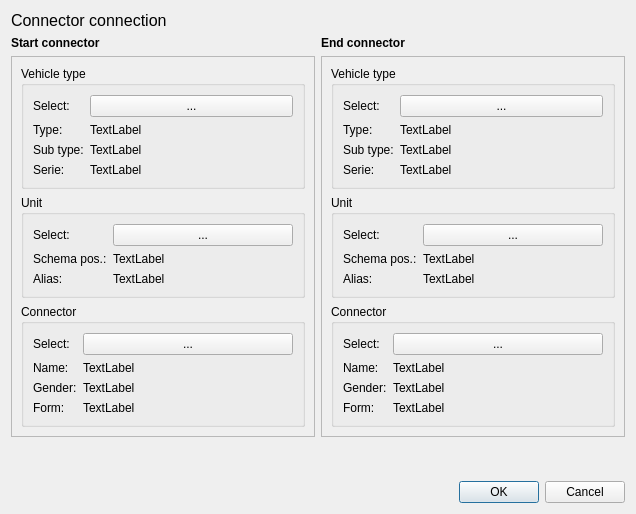
<?xml version="1.0" encoding="UTF-8"?>
<ui version="4.0">
 <class>mdtClConnectorConnectionDialog</class>
 <widget class="QDialog" name="mdtClConnectorConnectionDialog">
  <property name="geometry">
   <rect>
    <x>0</x>
    <y>0</y>
    <width>636</width>
    <height>514</height>
   </rect>
  </property>
  <property name="windowTitle">
   <string>Dialog</string>
  </property>
  <layout class="QVBoxLayout" name="verticalLayout_5">
   <item>
    <widget class="QLabel" name="lbTitle">
     <property name="font">
      <font>
       <pointsize>12</pointsize>
       <weight>50</weight>
       <bold>false</bold>
      </font>
     </property>
     <property name="text">
      <string>Connector connection</string>
     </property>
    </widget>
   </item>
   <item>
    <layout class="QHBoxLayout" name="horizontalLayout">
     <item>
      <layout class="QVBoxLayout" name="verticalLayout_3">
       <item>
        <widget class="QLabel" name="label_4">
         <property name="font">
          <font>
           <weight>75</weight>
           <bold>true</bold>
          </font>
         </property>
         <property name="text">
          <string>Start connector</string>
         </property>
        </widget>
       </item>
       <item>
        <widget class="QFrame" name="frame">
         <property name="frameShape">
          <enum>QFrame::StyledPanel</enum>
         </property>
         <property name="frameShadow">
          <enum>QFrame::Raised</enum>
         </property>
         <layout class="QVBoxLayout" name="verticalLayout">
          <item>
           <widget class="QGroupBox" name="groupBox">
            <property name="title">
             <string>Vehicle type</string>
            </property>
            <layout class="QFormLayout" name="formLayout">
             <item row="0" column="0">
              <widget class="QLabel" name="label_5">
               <property name="text">
                <string>Select:</string>
               </property>
              </widget>
             </item>
             <item row="0" column="1">
              <widget class="QPushButton" name="pushButton">
               <property name="text">
                <string>...</string>
               </property>
              </widget>
             </item>
             <item row="1" column="0">
              <widget class="QLabel" name="label">
               <property name="text">
                <string>Type:</string>
               </property>
              </widget>
             </item>
             <item row="1" column="1">
              <widget class="QLabel" name="label_6">
               <property name="text">
                <string>TextLabel</string>
               </property>
              </widget>
             </item>
             <item row="2" column="0">
              <widget class="QLabel" name="label_2">
               <property name="text">
                <string>Sub type:</string>
               </property>
              </widget>
             </item>
             <item row="2" column="1">
              <widget class="QLabel" name="label_7">
               <property name="text">
                <string>TextLabel</string>
               </property>
              </widget>
             </item>
             <item row="3" column="0">
              <widget class="QLabel" name="label_3">
               <property name="text">
                <string>Serie:</string>
               </property>
              </widget>
             </item>
             <item row="3" column="1">
              <widget class="QLabel" name="label_8">
               <property name="text">
                <string>TextLabel</string>
               </property>
              </widget>
             </item>
            </layout>
           </widget>
          </item>
          <item>
           <widget class="QGroupBox" name="groupBox_2">
            <property name="title">
             <string>Unit</string>
            </property>
            <layout class="QFormLayout" name="formLayout_2">
             <property name="fieldGrowthPolicy">
              <enum>QFormLayout::AllNonFixedFieldsGrow</enum>
             </property>
             <item row="0" column="0">
              <widget class="QLabel" name="label_9">
               <property name="text">
                <string>Select:</string>
               </property>
              </widget>
             </item>
             <item row="0" column="1">
              <widget class="QPushButton" name="pushButton_2">
               <property name="text">
                <string>...</string>
               </property>
              </widget>
             </item>
             <item row="1" column="0">
              <widget class="QLabel" name="label_10">
               <property name="text">
                <string>Schema pos.:</string>
               </property>
              </widget>
             </item>
             <item row="1" column="1">
              <widget class="QLabel" name="label_11">
               <property name="text">
                <string>TextLabel</string>
               </property>
              </widget>
             </item>
             <item row="2" column="0">
              <widget class="QLabel" name="label_12">
               <property name="text">
                <string>Alias:</string>
               </property>
              </widget>
             </item>
             <item row="2" column="1">
              <widget class="QLabel" name="label_13">
               <property name="text">
                <string>TextLabel</string>
               </property>
              </widget>
             </item>
            </layout>
           </widget>
          </item>
          <item>
           <widget class="QGroupBox" name="groupBox_3">
            <property name="title">
             <string>Connector</string>
            </property>
            <layout class="QFormLayout" name="formLayout_3">
             <property name="fieldGrowthPolicy">
              <enum>QFormLayout::AllNonFixedFieldsGrow</enum>
             </property>
             <item row="0" column="0">
              <widget class="QLabel" name="label_14">
               <property name="text">
                <string>Select:</string>
               </property>
              </widget>
             </item>
             <item row="0" column="1">
              <widget class="QPushButton" name="pushButton_3">
               <property name="text">
                <string>...</string>
               </property>
              </widget>
             </item>
             <item row="1" column="0">
              <widget class="QLabel" name="label_15">
               <property name="text">
                <string>Name:</string>
               </property>
              </widget>
             </item>
             <item row="1" column="1">
              <widget class="QLabel" name="label_16">
               <property name="text">
                <string>TextLabel</string>
               </property>
              </widget>
             </item>
             <item row="2" column="0">
              <widget class="QLabel" name="label_17">
               <property name="text">
                <string>Gender:</string>
               </property>
              </widget>
             </item>
             <item row="2" column="1">
              <widget class="QLabel" name="label_18">
               <property name="text">
                <string>TextLabel</string>
               </property>
              </widget>
             </item>
             <item row="3" column="1">
              <widget class="QLabel" name="label_19">
               <property name="text">
                <string>TextLabel</string>
               </property>
              </widget>
             </item>
             <item row="3" column="0">
              <widget class="QLabel" name="label_20">
               <property name="text">
                <string>Form:</string>
               </property>
              </widget>
             </item>
            </layout>
           </widget>
          </item>
         </layout>
        </widget>
       </item>
       <item>
        <spacer name="verticalSpacer">
         <property name="orientation">
          <enum>Qt::Vertical</enum>
         </property>
         <property name="sizeHint" stdset="0">
          <size>
           <width>20</width>
           <height>40</height>
          </size>
         </property>
        </spacer>
       </item>
      </layout>
     </item>
     <item>
      <layout class="QVBoxLayout" name="verticalLayout_4">
       <item>
        <widget class="QLabel" name="label_21">
         <property name="font">
          <font>
           <weight>75</weight>
           <bold>true</bold>
          </font>
         </property>
         <property name="text">
          <string>End connector</string>
         </property>
        </widget>
       </item>
       <item>
        <widget class="QFrame" name="frame_2">
         <property name="frameShape">
          <enum>QFrame::StyledPanel</enum>
         </property>
         <property name="frameShadow">
          <enum>QFrame::Raised</enum>
         </property>
         <layout class="QVBoxLayout" name="verticalLayout_2">
          <item>
           <widget class="QGroupBox" name="groupBox_4">
            <property name="title">
             <string>Vehicle type</string>
            </property>
            <layout class="QFormLayout" name="formLayout_4">
             <item row="0" column="0">
              <widget class="QLabel" name="label_22">
               <property name="text">
                <string>Select:</string>
               </property>
              </widget>
             </item>
             <item row="0" column="1">
              <widget class="QPushButton" name="pushButton_4">
               <property name="text">
                <string>...</string>
               </property>
              </widget>
             </item>
             <item row="1" column="0">
              <widget class="QLabel" name="label_23">
               <property name="text">
                <string>Type:</string>
               </property>
              </widget>
             </item>
             <item row="1" column="1">
              <widget class="QLabel" name="label_24">
               <property name="text">
                <string>TextLabel</string>
               </property>
              </widget>
             </item>
             <item row="2" column="0">
              <widget class="QLabel" name="label_25">
               <property name="text">
                <string>Sub type:</string>
               </property>
              </widget>
             </item>
             <item row="2" column="1">
              <widget class="QLabel" name="label_26">
               <property name="text">
                <string>TextLabel</string>
               </property>
              </widget>
             </item>
             <item row="3" column="0">
              <widget class="QLabel" name="label_27">
               <property name="text">
                <string>Serie:</string>
               </property>
              </widget>
             </item>
             <item row="3" column="1">
              <widget class="QLabel" name="label_28">
               <property name="text">
                <string>TextLabel</string>
               </property>
              </widget>
             </item>
            </layout>
           </widget>
          </item>
          <item>
           <widget class="QGroupBox" name="groupBox_5">
            <property name="title">
             <string>Unit</string>
            </property>
            <layout class="QFormLayout" name="formLayout_5">
             <property name="fieldGrowthPolicy">
              <enum>QFormLayout::AllNonFixedFieldsGrow</enum>
             </property>
             <item row="0" column="0">
              <widget class="QLabel" name="label_29">
               <property name="text">
                <string>Select:</string>
               </property>
              </widget>
             </item>
             <item row="0" column="1">
              <widget class="QPushButton" name="pushButton_5">
               <property name="text">
                <string>...</string>
               </property>
              </widget>
             </item>
             <item row="1" column="0">
              <widget class="QLabel" name="label_30">
               <property name="text">
                <string>Schema pos.:</string>
               </property>
              </widget>
             </item>
             <item row="1" column="1">
              <widget class="QLabel" name="label_31">
               <property name="text">
                <string>TextLabel</string>
               </property>
              </widget>
             </item>
             <item row="2" column="0">
              <widget class="QLabel" name="label_32">
               <property name="text">
                <string>Alias:</string>
               </property>
              </widget>
             </item>
             <item row="2" column="1">
              <widget class="QLabel" name="label_33">
               <property name="text">
                <string>TextLabel</string>
               </property>
              </widget>
             </item>
            </layout>
           </widget>
          </item>
          <item>
           <widget class="QGroupBox" name="groupBox_6">
            <property name="title">
             <string>Connector</string>
            </property>
            <layout class="QFormLayout" name="formLayout_6">
             <property name="fieldGrowthPolicy">
              <enum>QFormLayout::AllNonFixedFieldsGrow</enum>
             </property>
             <item row="0" column="0">
              <widget class="QLabel" name="label_34">
               <property name="text">
                <string>Select:</string>
               </property>
              </widget>
             </item>
             <item row="0" column="1">
              <widget class="QPushButton" name="pushButton_6">
               <property name="text">
                <string>...</string>
               </property>
              </widget>
             </item>
             <item row="1" column="0">
              <widget class="QLabel" name="label_35">
               <property name="text">
                <string>Name:</string>
               </property>
              </widget>
             </item>
             <item row="1" column="1">
              <widget class="QLabel" name="label_36">
               <property name="text">
                <string>TextLabel</string>
               </property>
              </widget>
             </item>
             <item row="2" column="0">
              <widget class="QLabel" name="label_37">
               <property name="text">
                <string>Gender:</string>
               </property>
              </widget>
             </item>
             <item row="2" column="1">
              <widget class="QLabel" name="label_38">
               <property name="text">
                <string>TextLabel</string>
               </property>
              </widget>
             </item>
             <item row="3" column="1">
              <widget class="QLabel" name="label_39">
               <property name="text">
                <string>TextLabel</string>
               </property>
              </widget>
             </item>
             <item row="3" column="0">
              <widget class="QLabel" name="label_40">
               <property name="text">
                <string>Form:</string>
               </property>
              </widget>
             </item>
            </layout>
           </widget>
          </item>
         </layout>
        </widget>
       </item>
       <item>
        <spacer name="verticalSpacer_2">
         <property name="orientation">
          <enum>Qt::Vertical</enum>
         </property>
         <property name="sizeHint" stdset="0">
          <size>
           <width>20</width>
           <height>40</height>
          </size>
         </property>
        </spacer>
       </item>
      </layout>
     </item>
    </layout>
   </item>
   <item>
    <widget class="QDialogButtonBox" name="buttonBox">
     <property name="orientation">
      <enum>Qt::Horizontal</enum>
     </property>
     <property name="standardButtons">
      <set>QDialogButtonBox::Cancel|QDialogButtonBox::Ok</set>
     </property>
    </widget>
   </item>
  </layout>
 </widget>
 <resources/>
 <connections>
  <connection>
   <sender>buttonBox</sender>
   <signal>accepted()</signal>
   <receiver>mdtClConnectorConnectionDialog</receiver>
   <slot>accept()</slot>
   <hints>
    <hint type="sourcelabel">
     <x>248</x>
     <y>254</y>
    </hint>
    <hint type="destinationlabel">
     <x>157</x>
     <y>274</y>
    </hint>
   </hints>
  </connection>
  <connection>
   <sender>buttonBox</sender>
   <signal>rejected()</signal>
   <receiver>mdtClConnectorConnectionDialog</receiver>
   <slot>reject()</slot>
   <hints>
    <hint type="sourcelabel">
     <x>316</x>
     <y>260</y>
    </hint>
    <hint type="destinationlabel">
     <x>286</x>
     <y>274</y>
    </hint>
   </hints>
  </connection>
 </connections>
</ui>
